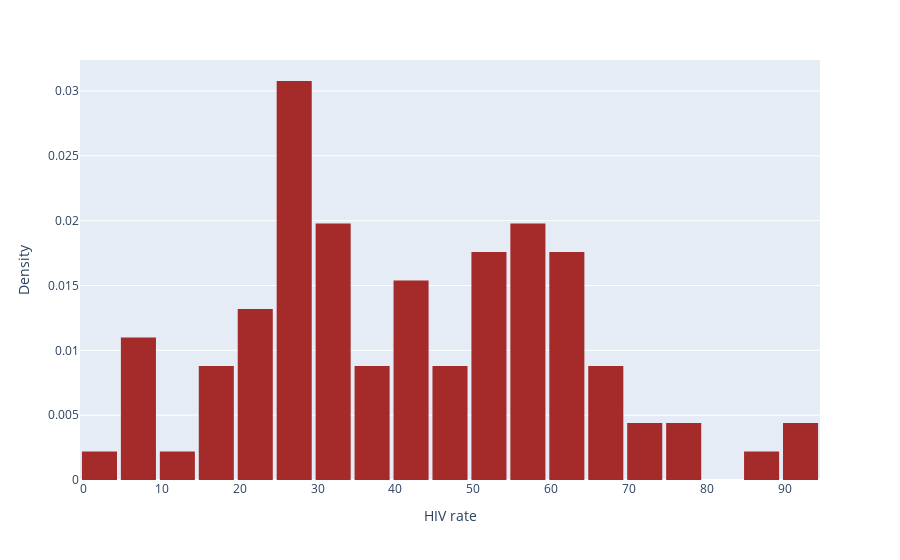

This figure's notebook cell:
### Code cell
# And with 20 bins, it becomes hard to say what counts as a "peak"!
fig = px.histogram(df, x=HIV, nbins=20, histnorm='probability density')

fig.update_layout(
    xaxis_title="HIV rate",
    yaxis_title="Density",
    showlegend=False,
    bargap=0.1
)
fig.update_traces(
    marker_color='brown'
)

fig.show()

### Figure 1 — Plotly figure (JSON) as saved in the notebook; plotly's stock layout.template omitted (floating-point values rounded to 4 significant figures; data arrays with more than 128 entries replaced by an {"elided": "..."} marker saying what was removed)
{"data": [{"alignmentgroup": "True", "bingroup": "x", "histnorm": "probability density", "hovertemplate": "HIV_2015=%{x}<br>probability density=%{y}<extra></extra>", "legendgroup": "", "marker": {"color": "brown", "pattern": {"shape": ""}}, "name": "", "nbinsx": 20, "offsetgroup": "", "orientation": "v", "showlegend": false, "type": "histogram", "x": {"elided": "166 int values"}, "xaxis": "x", "yaxis": "y"}], "layout": {"bargap": 0.1, "barmode": "relative", "legend": {"tracegroupgap": 0}, "margin": {"t": 60}, "showlegend": false, "xaxis": {"anchor": "y", "domain": [0, 1], "title": {"text": "HIV rate"}}, "yaxis": {"anchor": "x", "domain": [0, 1], "title": {"text": "Density"}}}}
